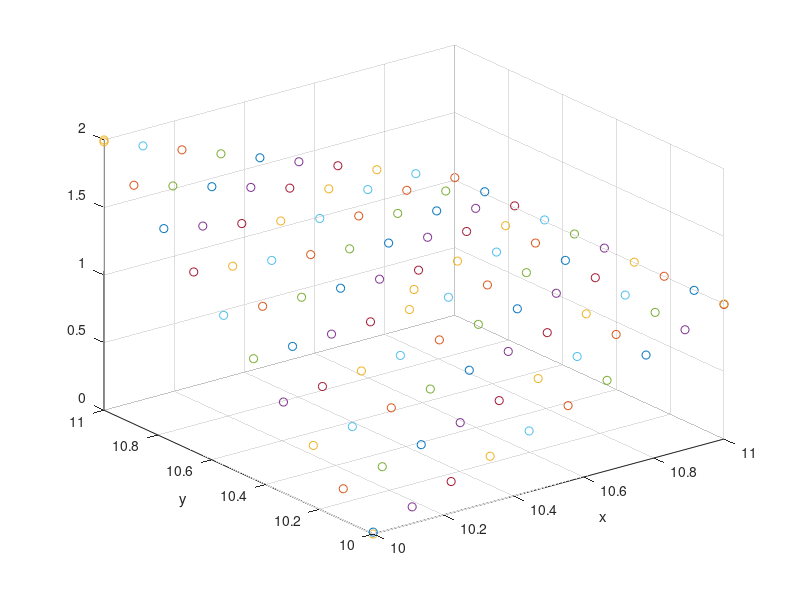

Here is the MATLAB script that generated this plot:
clc
clear
close all

x1 = 10;
y1 = 10;
q1 = 0;

x2 = 11;
y2 = 10;
q2 = 1;

x3 = 10;
y3 = 11;
q3 = 2;

x4 = 10.5;
y4 = 10.5;
q4 = 1;

a0 = q1;
a1 = 10;
a2 = 10;
a3 = 10;
a30 = 30;
a20 = 30;
a10 = 30;
flag = true;
tol = 0.001;
count = 0;
alpha = 0.75;
while flag
    a0 = ((q1     -a1*x1  - a2*y1 - a3*x1*y1)        )* alpha + (1-alpha)*a0;
    a1 = ((q2 -a0         - a2*y2 - a3*x2*y2)/x2     )* alpha + (1-alpha)*a1;
    a2 = ((q3 -a0 - a1*x3         - a3*x3*y3)/y3     )* alpha + (1-alpha)*a2;
    a3 = ((q4 -a0 - a1*x4 - a2*y4           )/(y4*x4))* alpha + (1-alpha)*a3;

    if (abs(a3 - a30) < tol && abs(a2 - a20) < tol && (a1 - a10) < tol || count > 10000)
        flag = false;
        count
    end
    count = count +1;
    a30 = a3;
    a20 = a2;
    a10 = a1;
end

Q= @(x,y) a0 + a1*x + a2*y + a3*x*y;
n = 10;
x = linspace(x1,x2,n);
y = linspace(y1,y3,n);
for i=1:length(x)
    for j = 1:length(y)
        z = Q(x(i),y(i)); 
        if (z >max([q1,q2,q3,q4]) || z < min([q1,q2,q3,q4]))
            fprintf('error q out of bounds\n');
        end
        scatter3(x(i),y(j),Q(x(i),y(j)),'ro'), hold on
    end
end

X = [x1 x2 x3 x4];
Y = [y1 y2 y3 y4];
Z = [q1 q2 q3 q4];
scatter3(X,Y,Z,'kx')
xlabel('x')
ylabel('y')
